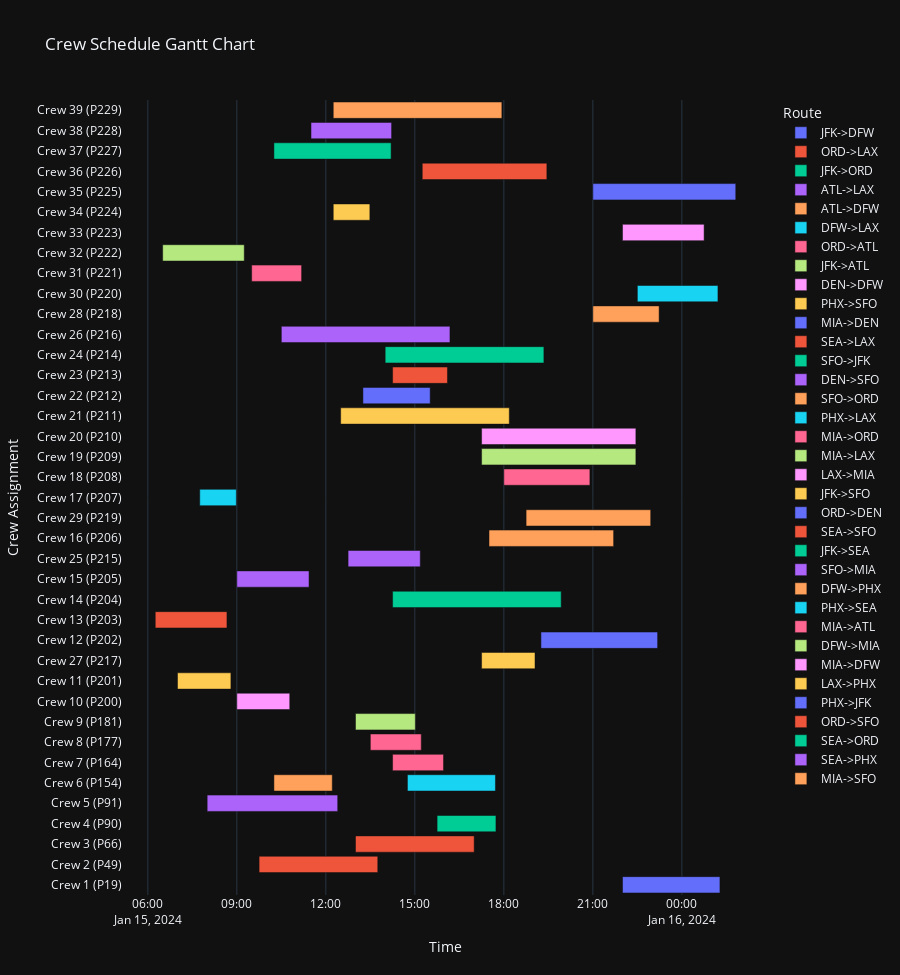

Notebook code for this chart:
### Code cell
# Cell 12: Visualization 2 - Crew Schedule Gantt Chart

def create_gantt_chart(flights_df, pairings, selected_indices):
    """Create a Gantt chart showing crew schedules."""
    gantt_data = []
    
    for i, idx in enumerate(selected_indices):
        pairing = pairings[idx]
        crew_name = f"Crew {i+1} (P{pairing['pairing_id']})"
        
        for flight_id in pairing['flight_ids']:
            flight = flights_df[flights_df['flight_id'] == flight_id].iloc[0]
            gantt_data.append({
                'Crew': crew_name,
                'Flight': flight['flight_number'],
                'Start': flight['departure'],
                'End': flight['arrival'],
                'Route': f"{flight['origin']}->{flight['destination']}"
            })
    
    gantt_df = pd.DataFrame(gantt_data)
    
    fig = px.timeline(
        gantt_df,
        x_start='Start',
        x_end='End',
        y='Crew',
        color='Route',
        hover_data=['Flight', 'Route'],
        title='Crew Schedule Gantt Chart'
    )
    
    fig.update_layout(
        height=max(400, len(selected_indices) * 25),
        xaxis_title='Time',
        yaxis_title='Crew Assignment'
    )
    
    return fig

fig_gantt = create_gantt_chart(flights_df, pairings, milp_result['selected_pairings'])
fig_gantt.show()

### Figure 1 — Plotly figure (JSON) as saved in the notebook; plotly's stock layout.template omitted (floating-point values rounded to 4 significant figures)
{"data": [{"base": ["2024-01-15T22:00:00.000000000"], "customdata": [["FL1033", "JFK->DFW"]], "hovertemplate": "Route=%{customdata[1]}<br>Start=%{base}<br>End=%{x}<br>Crew=%{y}<br>Flight=%{customdata[0]}<extra></extra>", "legendgroup": "JFK->DFW", "marker": {"color": "#636efa", "pattern": {"shape": ""}}, "name": "JFK->DFW", "orientation": "h", "showlegend": true, "textposition": "auto", "x": [11820000], "xaxis": "x", "y": ["Crew 1 (P19)"], "yaxis": "y", "type": "bar"}, {"base": ["2024-01-15T09:45:00.000000000", "2024-01-15T13:00:00.000000000"], "customdata": [["FL1013", "ORD->LAX"], ["FL1003", "ORD->LAX"]], "hovertemplate": "Route=%{customdata[1]}<br>Start=%{base}<br>End=%{x}<br>Crew=%{y}<br>Flight=%{customdata[0]}<extra></extra>", "legendgroup": "ORD->LAX", "marker": {"color": "#EF553B", "pattern": {"shape": ""}}, "name": "ORD->LAX", "orientation": "h", "showlegend": true, "textposition": "auto", "x": [14400000, 14400000], "xaxis": "x", "y": ["Crew 2 (P49)", "Crew 3 (P66)"], "yaxis": "y", "type": "bar"}, {"base": ["2024-01-15T15:45:00.000000000"], "customdata": [["FL1029", "JFK->ORD"]], "hovertemplate": "Route=%{customdata[1]}<br>Start=%{base}<br>End=%{x}<br>Crew=%{y}<br>Flight=%{customdata[0]}<extra></extra>", "legendgroup": "JFK->ORD", "marker": {"color": "#00cc96", "pattern": {"shape": ""}}, "name": "JFK->ORD", "orientation": "h", "showlegend": true, "textposition": "auto", "x": [7140000], "xaxis": "x", "y": ["Crew 4 (P90)"], "yaxis": "y", "type": "bar"}, {"base": ["2024-01-15T08:00:00.000000000"], "customdata": [["FL1036", "ATL->LAX"]], "hovertemplate": "Route=%{customdata[1]}<br>Start=%{base}<br>End=%{x}<br>Crew=%{y}<br>Flight=%{customdata[0]}<extra></extra>", "legendgroup": "ATL->LAX", "marker": {"color": "#ab63fa", "pattern": {"shape": ""}}, "name": "ATL->LAX", "orientation": "h", "showlegend": true, "textposition": "auto", "x": [15840000], "xaxis": "x", "y": ["Crew 5 (P91)"], "yaxis": "y", "type": "bar"}, {"base": ["2024-01-15T10:15:00.000000000"], "customdata": [["FL1025", "ATL->DFW"]], "hovertemplate": "Route=%{customdata[1]}<br>Start=%{base}<br>End=%{x}<br>Crew=%{y}<br>Flight=%{customdata[0]}<extra></extra>", "legendgroup": "ATL->DFW", "marker": {"color": "#FFA15A", "pattern": {"shape": ""}}, "name": "ATL->DFW", "orientation": "h", "showlegend": true, "textposition": "auto", "x": [7080000], "xaxis": "x", "y": ["Crew 6 (P154)"], "yaxis": "y", "type": "bar"}, {"base": ["2024-01-15T14:45:00.000000000"], "customdata": [["FL1022", "DFW->LAX"]], "hovertemplate": "Route=%{customdata[1]}<br>Start=%{base}<br>End=%{x}<br>Crew=%{y}<br>Flight=%{customdata[0]}<extra></extra>", "legendgroup": "DFW->LAX", "marker": {"color": "#19d3f3", "pattern": {"shape": ""}}, "name": "DFW->LAX", "orientation": "h", "showlegend": true, "textposition": "auto", "x": [10680000], "xaxis": "x", "y": ["Crew 6 (P154)"], "yaxis": "y", "type": "bar"}, {"base": ["2024-01-15T14:15:00.000000000", "2024-01-15T13:30:00.000000000"], "customdata": [["FL1000", "ORD->ATL"], ["FL1012", "ORD->ATL"]], "hovertemplate": "Route=%{customdata[1]}<br>Start=%{base}<br>End=%{x}<br>Crew=%{y}<br>Flight=%{customdata[0]}<extra></extra>", "legendgroup": "ORD->ATL", "marker": {"color": "#FF6692", "pattern": {"shape": ""}}, "name": "ORD->ATL", "orientation": "h", "showlegend": true, "textposition": "auto", "x": [6180000, 6180000], "xaxis": "x", "y": ["Crew 7 (P164)", "Crew 8 (P177)"], "yaxis": "y", "type": "bar"}, {"base": ["2024-01-15T13:00:00.000000000"], "customdata": [["FL1018", "JFK->ATL"]], "hovertemplate": "Route=%{customdata[1]}<br>Start=%{base}<br>End=%{x}<br>Crew=%{y}<br>Flight=%{customdata[0]}<extra></extra>", "legendgroup": "JFK->ATL", "marker": {"color": "#B6E880", "pattern": {"shape": ""}}, "name": "JFK->ATL", "orientation": "h", "showlegend": true, "textposition": "auto", "x": [7260000], "xaxis": "x", "y": ["Crew 9 (P181)"], "yaxis": "y", "type": "bar"}, {"base": ["2024-01-15T09:00:00.000000000"], "customdata": [["FL1001", "DEN->DFW"]], "hovertemplate": "Route=%{customdata[1]}<br>Start=%{base}<br>End=%{x}<br>Crew=%{y}<br>Flight=%{customdata[0]}<extra></extra>", "legendgroup": "DEN->DFW", "marker": {"color": "#FF97FF", "pattern": {"shape": ""}}, "name": "DEN->DFW", "orientation": "h", "showlegend": true, "textposition": "auto", "x": [6420000], "xaxis": "x", "y": ["Crew 10 (P200)"], "yaxis": "y", "type": "bar"}, {"base": ["2024-01-15T07:00:00.000000000", "2024-01-15T17:15:00.000000000"], "customdata": [["FL1002", "PHX->SFO"], ["FL1023", "PHX->SFO"]], "hovertemplate": "Route=%{customdata[1]}<br>Start=%{base}<br>End=%{x}<br>Crew=%{y}<br>Flight=%{customdata[0]}<extra></extra>", "legendgroup": "PHX->SFO", "marker": {"color": "#FECB52", "pattern": {"shape": ""}}, "name": "PHX->SFO", "orientation": "h", "showlegend": true, "textposition": "auto", "x": [6480000, 6480000], "xaxis": "x", "y": ["Crew 11 (P201)", "Crew 27 (P217)"], "yaxis": "y", "type": "bar"}, {"base": ["2024-01-15T19:15:00.000000000"], "customdata": [["FL1004", "MIA->DEN"]], "hovertemplate": "Route=%{customdata[1]}<br>Start=%{base}<br>End=%{x}<br>Crew=%{y}<br>Flight=%{customdata[0]}<extra></extra>", "legendgroup": "MIA->DEN", "marker": {"color": "#636efa", "pattern": {"shape": ""}}, "name": "MIA->DEN", "orientation": "h", "showlegend": true, "textposition": "auto", "x": [14160000], "xaxis": "x", "y": ["Crew 12 (P202)"], "yaxis": "y", "type": "bar"}, {"base": ["2024-01-15T06:15:00.000000000"], "customdata": [["FL1005", "SEA->LAX"]], "hovertemplate": "Route=%{customdata[1]}<br>Start=%{base}<br>End=%{x}<br>Crew=%{y}<br>Flight=%{customdata[0]}<extra></extra>", "legendgroup": "SEA->LAX", "marker": {"color": "#EF553B", "pattern": {"shape": ""}}, "name": "SEA->LAX", "orientation": "h", "showlegend": true, "textposition": "auto", "x": [8700000], "xaxis": "x", "y": ["Crew 13 (P203)"], "yaxis": "y", "type": "bar"}, {"base": ["2024-01-15T14:15:00.000000000"], "customdata": [["FL1006", "SFO->JFK"]], "hovertemplate": "Route=%{customdata[1]}<br>Start=%{base}<br>End=%{x}<br>Crew=%{y}<br>Flight=%{customdata[0]}<extra></extra>", "legendgroup": "SFO->JFK", "marker": {"color": "#00cc96", "pattern": {"shape": ""}}, "name": "SFO->JFK", "orientation": "h", "showlegend": true, "textposition": "auto", "x": [20460000], "xaxis": "x", "y": ["Crew 14 (P204)"], "yaxis": "y", "type": "bar"}, {"base": ["2024-01-15T09:00:00.000000000", "2024-01-15T12:45:00.000000000"], "customdata": [["FL1007", "DEN->SFO"], ["FL1020", "DEN->SFO"]], "hovertemplate": "Route=%{customdata[1]}<br>Start=%{base}<br>End=%{x}<br>Crew=%{y}<br>Flight=%{customdata[0]}<extra></extra>", "legendgroup": "DEN->SFO", "marker": {"color": "#ab63fa", "pattern": {"shape": ""}}, "name": "DEN->SFO", "orientation": "h", "showlegend": true, "textposition": "auto", "x": [8760000, 8760000], "xaxis": "x", "y": ["Crew 15 (P205)", "Crew 25 (P215)"], "yaxis": "y", "type": "bar"}, {"base": ["2024-01-15T17:30:00.000000000", "2024-01-15T18:45:00.000000000"], "customdata": [["FL1008", "SFO->ORD"], ["FL1026", "SFO->ORD"]], "hovertemplate": "Route=%{customdata[1]}<br>Start=%{base}<br>End=%{x}<br>Crew=%{y}<br>Flight=%{customdata[0]}<extra></extra>", "legendgroup": "SFO->ORD", "marker": {"color": "#FFA15A", "pattern": {"shape": ""}}, "name": "SFO->ORD", "orientation": "h", "showlegend": true, "textposition": "auto", "x": [15120000, 15120000], "xaxis": "x", "y": ["Crew 16 (P206)", "Crew 29 (P219)"], "yaxis": "y", "type": "bar"}, {"base": ["2024-01-15T07:45:00.000000000"], "customdata": [["FL1009", "PHX->LAX"]], "hovertemplate": "Route=%{customdata[1]}<br>Start=%{base}<br>End=%{x}<br>Crew=%{y}<br>Flight=%{customdata[0]}<extra></extra>", "legendgroup": "PHX->LAX", "marker": {"color": "#19d3f3", "pattern": {"shape": ""}}, "name": "PHX->LAX", "orientation": "h", "showlegend": true, "textposition": "auto", "x": [4440000], "xaxis": "x", "y": ["Crew 17 (P207)"], "yaxis": "y", "type": "bar"}, {"base": ["2024-01-15T18:00:00.000000000"], "customdata": [["FL1010", "MIA->ORD"]], "hovertemplate": "Route=%{customdata[1]}<br>Start=%{base}<br>End=%{x}<br>Crew=%{y}<br>Flight=%{customdata[0]}<extra></extra>", "legendgroup": "MIA->ORD", "marker": {"color": "#FF6692", "pattern": {"shape": ""}}, "name": "MIA->ORD", "orientation": "h", "showlegend": true, "textposition": "auto", "x": [10440000], "xaxis": "x", "y": ["Crew 18 (P208)"], "yaxis": "y", "type": "bar"}, {"base": ["2024-01-15T17:15:00.000000000"], "customdata": [["FL1011", "MIA->LAX"]], "hovertemplate": "Route=%{customdata[1]}<br>Start=%{base}<br>End=%{x}<br>Crew=%{y}<br>Flight=%{customdata[0]}<extra></extra>", "legendgroup": "MIA->LAX", "marker": {"color": "#B6E880", "pattern": {"shape": ""}}, "name": "MIA->LAX", "orientation": "h", "showlegend": true, "textposition": "auto", "x": [18720000], "xaxis": "x", "y": ["Crew 19 (P209)"], "yaxis": "y", "type": "bar"}, {"base": ["2024-01-15T17:15:00.000000000"], "customdata": [["FL1014", "LAX->MIA"]], "hovertemplate": "Route=%{customdata[1]}<br>Start=%{base}<br>End=%{x}<br>Crew=%{y}<br>Flight=%{customdata[0]}<extra></extra>", "legendgroup": "LAX->MIA", "marker": {"color": "#FF97FF", "pattern": {"shape": ""}}, "name": "LAX->MIA", "orientation": "h", "showlegend": true, "textposition": "auto", "x": [18720000], "xaxis": "x", "y": ["Crew 20 (P210)"], "yaxis": "y", "type": "bar"}, {"base": ["2024-01-15T12:30:00.000000000"], "customdata": [["FL1015", "JFK->SFO"]], "hovertemplate": "Route=%{customdata[1]}<br>Start=%{base}<br>End=%{x}<br>Crew=%{y}<br>Flight=%{customdata[0]}<extra></extra>", "legendgroup": "JFK->SFO", "marker": {"color": "#FECB52", "pattern": {"shape": ""}}, "name": "JFK->SFO", "orientation": "h", "showlegend": true, "textposition": "auto", "x": [20460000], "xaxis": "x", "y": ["Crew 21 (P211)"], "yaxis": "y", "type": "bar"}, {"base": ["2024-01-15T13:15:00.000000000"], "customdata": [["FL1016", "ORD->DEN"]], "hovertemplate": "Route=%{customdata[1]}<br>Start=%{base}<br>End=%{x}<br>Crew=%{y}<br>Flight=%{customdata[0]}<extra></extra>", "legendgroup": "ORD->DEN", "marker": {"color": "#636efa", "pattern": {"shape": ""}}, "name": "ORD->DEN", "orientation": "h", "showlegend": true, "textposition": "auto", "x": [8160000], "xaxis": "x", "y": ["Crew 22 (P212)"], "yaxis": "y", "type": "bar"}, {"base": ["2024-01-15T14:15:00.000000000"], "customdata": [["FL1017", "SEA->SFO"]], "hovertemplate": "Route=%{customdata[1]}<br>Start=%{base}<br>End=%{x}<br>Crew=%{y}<br>Flight=%{customdata[0]}<extra></extra>", "legendgroup": "SEA->SFO", "marker": {"color": "#EF553B", "pattern": {"shape": ""}}, "name": "SEA->SFO", "orientation": "h", "showlegend": true, "textposition": "auto", "x": [6660000], "xaxis": "x", "y": ["Crew 23 (P213)"], "yaxis": "y", "type": "bar"}, {"base": ["2024-01-15T14:00:00.000000000"], "customdata": [["FL1019", "JFK->SEA"]], "hovertemplate": "Route=%{customdata[1]}<br>Start=%{base}<br>End=%{x}<br>Crew=%{y}<br>Flight=%{customdata[0]}<extra></extra>", "legendgroup": "JFK->SEA", "marker": {"color": "#00cc96", "pattern": {"shape": ""}}, "name": "JFK->SEA", "orientation": "h", "showlegend": true, "textposition": "auto", "x": [19260000], "xaxis": "x", "y": ["Crew 24 (P214)"], "yaxis": "y", "type": "bar"}, {"base": ["2024-01-15T10:30:00.000000000"], "customdata": [["FL1021", "SFO->MIA"]], "hovertemplate": "Route=%{customdata[1]}<br>Start=%{base}<br>End=%{x}<br>Crew=%{y}<br>Flight=%{customdata[0]}<extra></extra>", "legendgroup": "SFO->MIA", "marker": {"color": "#ab63fa", "pattern": {"shape": ""}}, "name": "SFO->MIA", "orientation": "h", "showlegend": true, "textposition": "auto", "x": [20460000], "xaxis": "x", "y": ["Crew 26 (P216)"], "yaxis": "y", "type": "bar"}, {"base": ["2024-01-15T21:00:00.000000000"], "customdata": [["FL1024", "DFW->PHX"]], "hovertemplate": "Route=%{customdata[1]}<br>Start=%{base}<br>End=%{x}<br>Crew=%{y}<br>Flight=%{customdata[0]}<extra></extra>", "legendgroup": "DFW->PHX", "marker": {"color": "#FFA15A", "pattern": {"shape": ""}}, "name": "DFW->PHX", "orientation": "h", "showlegend": true, "textposition": "auto", "x": [8040000], "xaxis": "x", "y": ["Crew 28 (P218)"], "yaxis": "y", "type": "bar"}, {"base": ["2024-01-15T22:30:00.000000000"], "customdata": [["FL1027", "PHX->SEA"]], "hovertemplate": "Route=%{customdata[1]}<br>Start=%{base}<br>End=%{x}<br>Crew=%{y}<br>Flight=%{customdata[0]}<extra></extra>", "legendgroup": "PHX->SEA", "marker": {"color": "#19d3f3", "pattern": {"shape": ""}}, "name": "PHX->SEA", "orientation": "h", "showlegend": true, "textposition": "auto", "x": [9780000], "xaxis": "x", "y": ["Crew 30 (P220)"], "yaxis": "y", "type": "bar"}, {"base": ["2024-01-15T09:30:00.000000000"], "customdata": [["FL1028", "MIA->ATL"]], "hovertemplate": "Route=%{customdata[1]}<br>Start=%{base}<br>End=%{x}<br>Crew=%{y}<br>Flight=%{customdata[0]}<extra></extra>", "legendgroup": "MIA->ATL", "marker": {"color": "#FF6692", "pattern": {"shape": ""}}, "name": "MIA->ATL", "orientation": "h", "showlegend": true, "textposition": "auto", "x": [6060000], "xaxis": "x", "y": ["Crew 31 (P221)"], "yaxis": "y", "type": "bar"}, {"base": ["2024-01-15T06:30:00.000000000"], "customdata": [["FL1030", "DFW->MIA"]], "hovertemplate": "Route=%{customdata[1]}<br>Start=%{base}<br>End=%{x}<br>Crew=%{y}<br>Flight=%{customdata[0]}<extra></extra>", "legendgroup": "DFW->MIA", "marker": {"color": "#B6E880", "pattern": {"shape": ""}}, "name": "DFW->MIA", "orientation": "h", "showlegend": true, "textposition": "auto", "x": [9900000], "xaxis": "x", "y": ["Crew 32 (P222)"], "yaxis": "y", "type": "bar"}, {"base": ["2024-01-15T22:00:00.000000000"], "customdata": [["FL1031", "MIA->DFW"]], "hovertemplate": "Route=%{customdata[1]}<br>Start=%{base}<br>End=%{x}<br>Crew=%{y}<br>Flight=%{customdata[0]}<extra></extra>", "legendgroup": "MIA->DFW", "marker": {"color": "#FF97FF", "pattern": {"shape": ""}}, "name": "MIA->DFW", "orientation": "h", "showlegend": true, "textposition": "auto", "x": [9900000], "xaxis": "x", "y": ["Crew 33 (P223)"], "yaxis": "y", "type": "bar"}, {"base": ["2024-01-15T12:15:00.000000000"], "customdata": [["FL1032", "LAX->PHX"]], "hovertemplate": "Route=%{customdata[1]}<br>Start=%{base}<br>End=%{x}<br>Crew=%{y}<br>Flight=%{customdata[0]}<extra></extra>", "legendgroup": "LAX->PHX", "marker": {"color": "#FECB52", "pattern": {"shape": ""}}, "name": "LAX->PHX", "orientation": "h", "showlegend": true, "textposition": "auto", "x": [4440000], "xaxis": "x", "y": ["Crew 34 (P224)"], "yaxis": "y", "type": "bar"}, {"base": ["2024-01-15T21:00:00.000000000"], "customdata": [["FL1034", "PHX->JFK"]], "hovertemplate": "Route=%{customdata[1]}<br>Start=%{base}<br>End=%{x}<br>Crew=%{y}<br>Flight=%{customdata[0]}<extra></extra>", "legendgroup": "PHX->JFK", "marker": {"color": "#636efa", "pattern": {"shape": ""}}, "name": "PHX->JFK", "orientation": "h", "showlegend": true, "textposition": "auto", "x": [17340000], "xaxis": "x", "y": ["Crew 35 (P225)"], "yaxis": "y", "type": "bar"}, {"base": ["2024-01-15T15:15:00.000000000"], "customdata": [["FL1035", "ORD->SFO"]], "hovertemplate": "Route=%{customdata[1]}<br>Start=%{base}<br>End=%{x}<br>Crew=%{y}<br>Flight=%{customdata[0]}<extra></extra>", "legendgroup": "ORD->SFO", "marker": {"color": "#EF553B", "pattern": {"shape": ""}}, "name": "ORD->SFO", "orientation": "h", "showlegend": true, "textposition": "auto", "x": [15120000], "xaxis": "x", "y": ["Crew 36 (P226)"], "yaxis": "y", "type": "bar"}, {"base": ["2024-01-15T10:15:00.000000000"], "customdata": [["FL1037", "SEA->ORD"]], "hovertemplate": "Route=%{customdata[1]}<br>Start=%{base}<br>End=%{x}<br>Crew=%{y}<br>Flight=%{customdata[0]}<extra></extra>", "legendgroup": "SEA->ORD", "marker": {"color": "#00cc96", "pattern": {"shape": ""}}, "name": "SEA->ORD", "orientation": "h", "showlegend": true, "textposition": "auto", "x": [14220000], "xaxis": "x", "y": ["Crew 37 (P227)"], "yaxis": "y", "type": "bar"}, {"base": ["2024-01-15T11:30:00.000000000"], "customdata": [["FL1038", "SEA->PHX"]], "hovertemplate": "Route=%{customdata[1]}<br>Start=%{base}<br>End=%{x}<br>Crew=%{y}<br>Flight=%{customdata[0]}<extra></extra>", "legendgroup": "SEA->PHX", "marker": {"color": "#ab63fa", "pattern": {"shape": ""}}, "name": "SEA->PHX", "orientation": "h", "showlegend": true, "textposition": "auto", "x": [9780000], "xaxis": "x", "y": ["Crew 38 (P228)"], "yaxis": "y", "type": "bar"}, {"base": ["2024-01-15T12:15:00.000000000"], "customdata": [["FL1039", "MIA->SFO"]], "hovertemplate": "Route=%{customdata[1]}<br>Start=%{base}<br>End=%{x}<br>Crew=%{y}<br>Flight=%{customdata[0]}<extra></extra>", "legendgroup": "MIA->SFO", "marker": {"color": "#FFA15A", "pattern": {"shape": ""}}, "name": "MIA->SFO", "orientation": "h", "showlegend": true, "textposition": "auto", "x": [20460000], "xaxis": "x", "y": ["Crew 39 (P229)"], "yaxis": "y", "type": "bar"}], "layout": {"xaxis": {"anchor": "y", "domain": [0.0, 1.0], "type": "date", "title": {"text": "Time"}}, "yaxis": {"anchor": "x", "domain": [0.0, 1.0], "title": {"text": "Crew Assignment"}}, "legend": {"title": {"text": "Route"}, "tracegroupgap": 0}, "title": {"text": "Crew Schedule Gantt Chart"}, "barmode": "overlay", "height": 975}}
